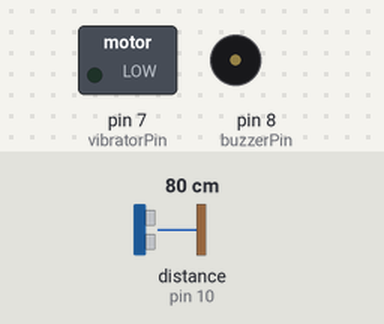
Simulated run of this sketch. Board: Arduino Uno, built with avr-gcc and run on an emulated ATmega328P. Parts: switched loads named in the sketch (green lamp = pin HIGH), buzzer (waves = sounding, pin HIGH). Wiring (inferred from the names in the program): ultrasonic range finder: trigger pin 9; echo pin 10. The inputs (shaded band) are chosen by the test bench; at power-on: distance to the obstacle (sensor on pin 10) 80 cm. The echo pulse lasts 58.3 µs per cm; pins used as bus, display or sensor lines are not drawn.

Above: at 1.2 s.
1.3 s: distance to the obstacle (sensor on pin 10) set to 18 cm
2.8 s: distance to the obstacle (sensor on pin 10) set to 15 cm
At 3.6 s:
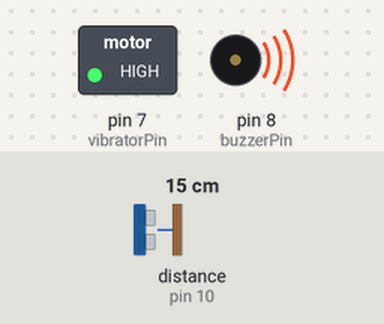
4.3 s: distance to the obstacle (sensor on pin 10) set to 35 cm
At 4.7 s:
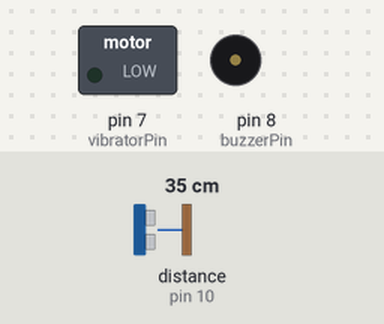
5.8 s: distance to the obstacle (sensor on pin 10) set to 2 cm
At 7.0 s:
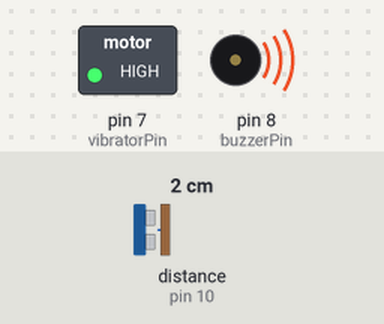
Timing chart, 0 to 8.3 s (numbered marks = the images above; inputs shaded):
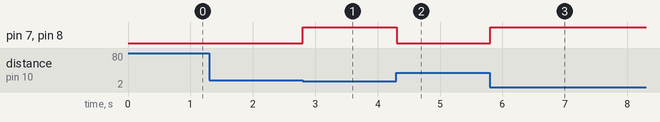

The sketch:

WalkingStick_bottom.ino
```cpp
#include "SRF05.h"

namespace Pin
{
  const uint8_t vibratorPin = 7;
  const uint8_t buzzerPin = 8;
  const uint8_t trigPin = 9;
  const uint8_t echoPin = 10;
};

SRF05 ultrasonic(Pin::echoPin,Pin::trigPin);

void setup() {
  // put your setup code here, to run once:
  Serial.begin(9600);
  pinMode(Pin::buzzerPin,OUTPUT);
  pinMode(Pin::vibratorPin,OUTPUT);
}

void loop() {
  // put your main code here, to run repeatedly:
  if(ultrasonic.GetDistance() <= 15)
  {
    //Add code to vibrate and sound the buzzer
    digitalWrite(Pin::buzzerPin,HIGH);
    digitalWrite(Pin::vibratorPin,HIGH);
  }
  else
  {
    digitalWrite(Pin::buzzerPin,LOW);
    digitalWrite(Pin::vibratorPin,LOW);
  }
}
```

SRF05.cpp
```cpp
#include <Arduino.h>
#include "SRF05.h"

SRF05::SRF05(uint8_t echoPin,uint8_t trigPin)
{
  echo_pin = echoPin;
  trig_pin = trigPin;
  pinMode(trig_pin,OUTPUT);
  pinMode(echo_pin,INPUT);
}

uint32_t SRF05::GetDistance(void)
{
  digitalWrite(trig_pin,LOW);
  delayMicroseconds(2);
  digitalWrite(trig_pin,HIGH);
  delayMicroseconds(10);
  digitalWrite(trig_pin,LOW);
  uint32_t pulseWidth = pulseIn(echo_pin,HIGH);

  return pulseWidth / 29 / 2;
}
```

SRF05.h
```cpp
#pragma once


class SRF05
{
  private:
    uint8_t echo_pin;
    uint8_t trig_pin;

  public:
    SRF05(uint8_t echoPin, uint8_t trigPin);
    uint32_t GetDistance(void);
};
```

Measured:
- the behaviour switches between 17 and 16 cm on distance to the obstacle (sensor on pin 10) (found by bisection; images 0 and 1)
- after the input at 1.3 s, every drawn part: stays the same
- after the input at 2.8 s, pin 7 (vibratorPin), pin 8 (buzzerPin): LOW → HIGH at once
- after the input at 4.3 s, pin 7 (vibratorPin), pin 8 (buzzerPin): HIGH → LOW at once
- after the input at 5.8 s, pin 7 (vibratorPin), pin 8 (buzzerPin): LOW → HIGH at once
